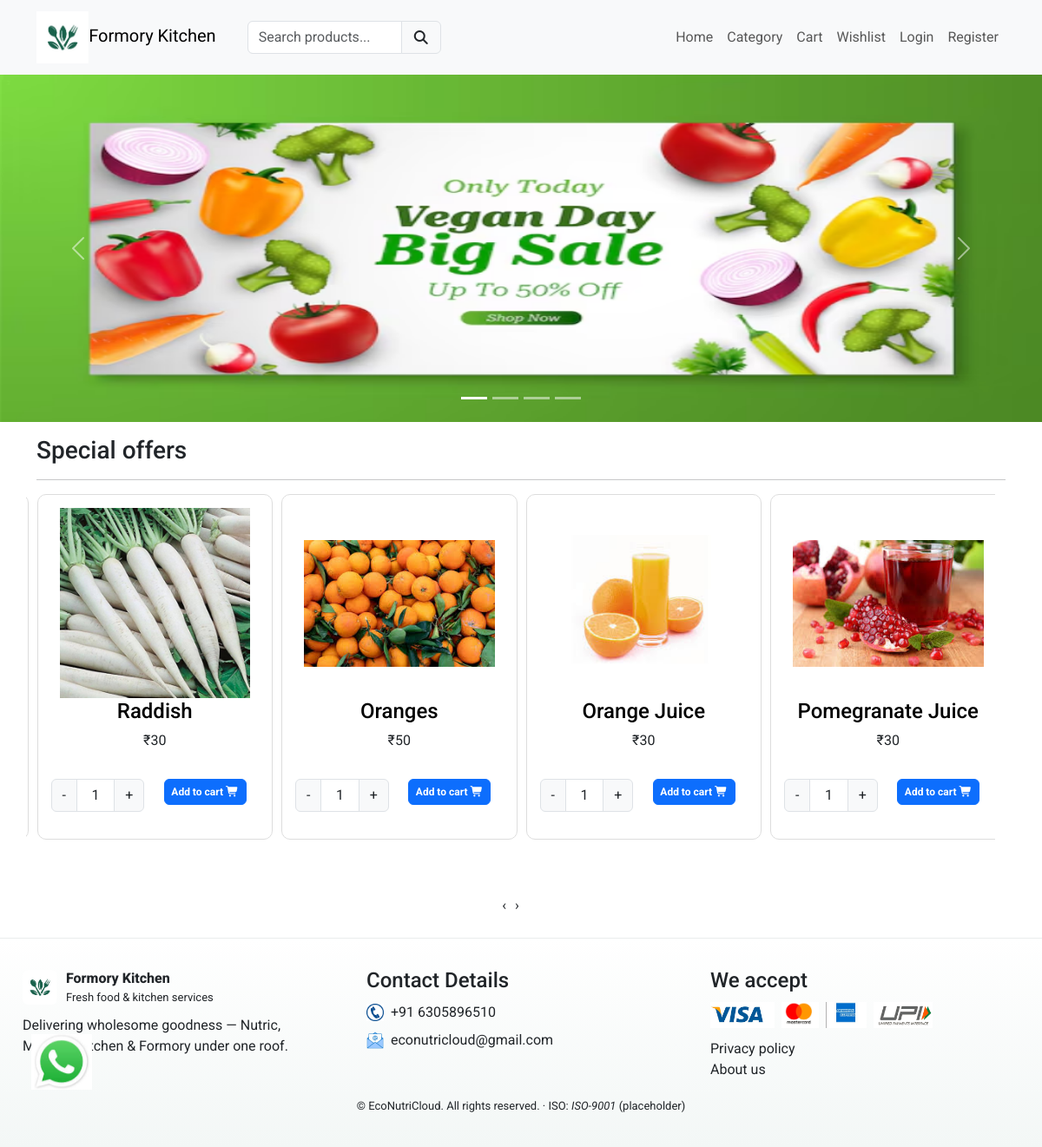
The page /formoryhome on the database its author committed.
### formoryapp/models.py (models this page shows, shortened)
class Product(models.Model):
    category = models.ForeignKey(Category, on_delete=models.CASCADE)
    slug = models.CharField(max_length=150, null=False, blank=False)
    name = models.CharField(max_length=150, null=False, blank=False)
    product_image = models.ImageField(upload_to=get_file_path, null=True, blank=True)
    small_description = models.CharField(max_length=250, null=False, blank=False)
    quantity = models.DecimalField(max_digits=10, decimal_places=2, null=False, blank=False)
    description = models.TextField(max_length=500, null=False, blank=True)
    original_price = models.FloatField(null=False, blank=False)
    selling_price = models.FloatField(null=False, blank=False)
    status = models.BooleanField(default=False, help_text="0=default,1=Hidden")
    trending = models.BooleanField(default=False, help_text="0=default,1=Trending")
    tag = models.CharField(max_length=150, null=False, blank=True)
    meta_title = models.CharField(max_length=150, null=False, blank=True)
    meta_keywords = models.CharField(max_length=150, null=False, blank=True)
    meta_description = models.TextField(max_length=500, null=False, blank=True)
    created_at = models.DateTimeField(auto_now_add=True)

### formoryapp/views.py (the view)
# urls.py: path("formoryhome",views.formoryhome,name = "formoryhome"),
def formoryhome(request):
    trendingproducts = Product.objects.filter(trending=1)
    context = {'trendingproducts':trendingproducts}
    return render(request,"index.html",context)

### formoryapp/templates/index.html (shortened to what this page needs)
{% extends "main.html" %}
{% load static %}
{% block content %}
<link rel="stylesheet" href="{% static 'css/style.css' %}">
  {% include "slider.html" %}
  <div class="container my-3">
    <div class="row">
      <div class="col-md-12">
        <h3>Special offers</h3>
        <hr>
        <div class="row owl-carousel owl-theme">
          {% for item in trendingproducts %}
          <div class="product_data item">
            <div class="card">
              <div class="card-body product_data">
                <div class="category-image">
                  <a href="{% url 'productview' item.category.slug item.slug %}">
                    <img src="{{ item.product_image.url }}" alt="Product image" class="w-100">
                  </a>
                </div>
                <h4 class="text-center">
                  <a href="{% url 'productview' item.category.slug item.slug %}">
                    {{ item.name }}
                  </a>
                </h4>
                <span class="float-start">₹{{ item.selling_price }}</span>
                <br/>
                <div class="row mt-2">
                        <div class="col-md-6">
                           <div class="input-group text-center mb-3">
                               <button class="input-group-text decrement-btn">-</button>
                               <input type="text" name="quantity" class="form-control qty-input text-center" value="1">
                               <button class="input-group-text increment-btn">+</button>
                           </div>
                        </div>
                        <div class="col-md-6 px-0">
                            <span class="mb-2">
                  {% if item.quantity > 0 %}
                    <button type="button" class="btn btn-primary badge me-3 py-2 addToCartBtn">
                      Add to cart <i class="fa fa-shopping-cart"></i>
                    </button>
                  {% else %}
                    <button type="button" class="btn btn-danger badge me-3 py-2 disabled ">Out of stock</button>
                  {% endif %}
                </span>
                        </div>
                    </div>
              </div>
            </div>
          </div>
          {% endfor %}
        </div>
      </div>
    </div>
  </div>
{% endblock content %}

### formoryapp/static/css/style.css (style rules this page uses)
.card { height: 100%; display: flex; flex-direction: column; margin-bottom: 20px; border: 1px solid #ddd; border-radius: 10px; overflow: hidden; transition: transform 0.3s ease, box-shadow 0.3s ease; background: #fff; }
.category-image { height: 220px; display: flex; align-items: center; justify-content: center; background: #fff; padding: 10px; }
.category-image img { max-height: 100%; max-width: 100%; object-fit: contain; transition: transform 0.3s ease; }
.card-body { text-align: center; padding: 15px; display: flex; flex-direction: column; justify-content: space-between; flex-grow: 1; }

### formoryapp/templates/main.html (style rules this page uses)
* { font-family:'Roboto',sans-serif; }
a { text-decoration:none; color:#000; }

### rows shown on the page
Product: product_image (picture), name "Raddish", selling_price "30", quantity "Add to cart"
Product: product_image (picture), name "Oranges", selling_price "50", quantity "Add to cart"
Product: product_image (picture), name "Orange Juice", selling_price "30", quantity "Add to cart"
Product: product_image (picture), name "Pomegranate Juice", selling_price "30", quantity "Add to cart"
